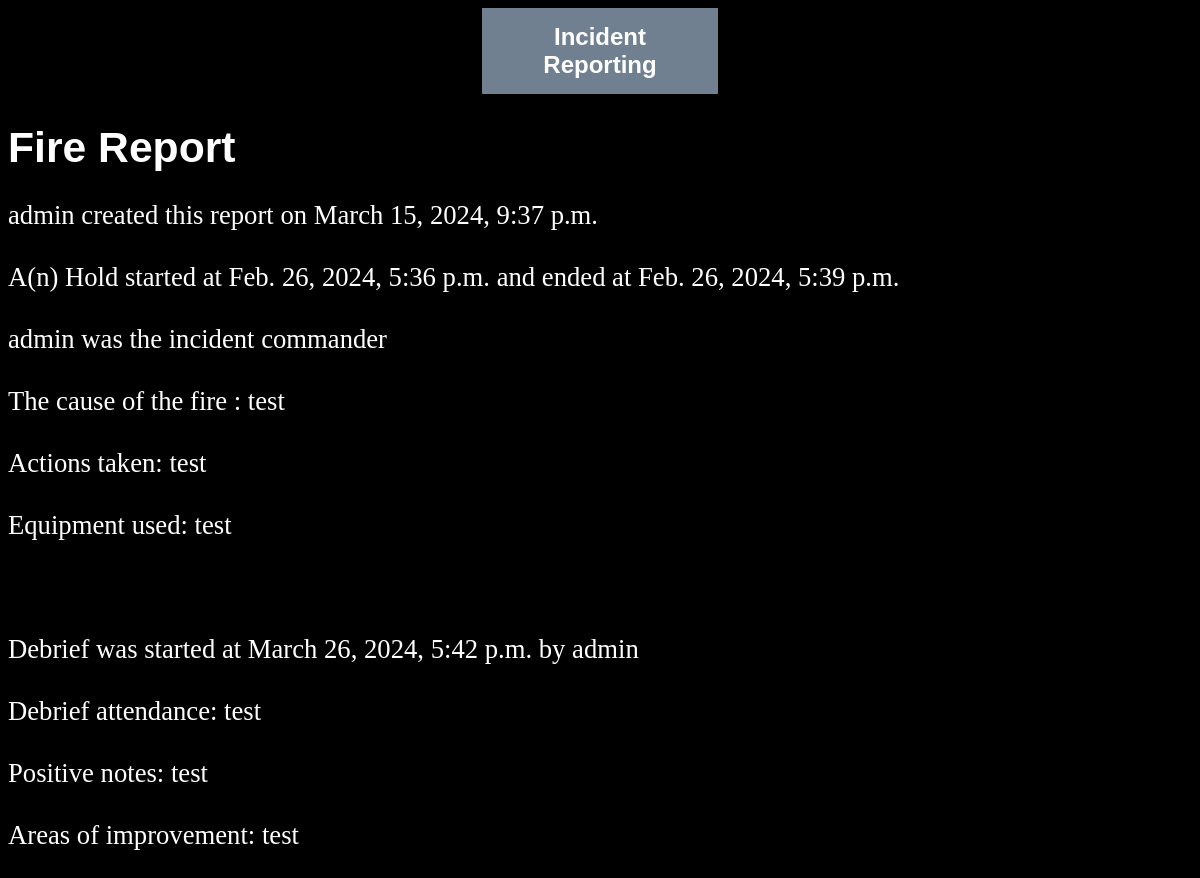
/Report/firereport_detail/1, run on the app's committed database.
### Report/models.py (models this page shows, shortened)
class FireReport(models.Model):
    user = models.ForeignKey(User, on_delete=models.SET_NULL, null=True, related_name='FireCreator')
    created = models.DateTimeField(auto_now_add=True)
    updated = models.DateTimeField(auto_now=True)
    date_and_time_of_incident_start = models.DateTimeField()
    date_and_time_of_incident_end = models.DateTimeField()
    incident_commander = models.ForeignKey(User, on_delete=models.SET_NULL, null=True, related_name='FireCommander')
    incident_type = models.ForeignKey(IncidentType, on_delete=models.SET_NULL, null=True)
    cause_of_incident = models.CharField(max_length=140)
    actions_taken = models.TextField()
    equipment_used = models.TextField()
    debrief_attendance = models.TextField()
    positive_notes = models.TextField()
    areas_of_improvement = models.TextField()
    debrief_commander = models.ForeignKey(User, on_delete=models.SET_NULL, null=True,related_name='FireDebriefCommander')
    debrief_date_time = models.DateTimeField()
    class Meta:
        ordering = ['-created']

class IncidentType(models.Model):
    type = models.CharField(max_length=100)
    description = models.CharField(max_length=140,blank=True, null=True)
    def __str__(self):
        return self.type

### Report/views.py (the view)
# urls.py: path('firereport_detail/<int:pk>',FireDetailView.as_view(),name='firereport_detail'),
class FireDetailView(DetailView):
    model = FireReport

### Report/templates/Report/firereport_detail.html
{% extends 'base.html' %}
{% block content %}
<h1>Fire Report</h1>
<p>
{{firereport.user}} created this report on {{firereport.created}}
<br>
<br>
A(n) {{firereport.incident_type}} started at {{firereport.date_and_time_of_incident_start}} and ended at {{firereport.date_and_time_of_incident_end}}
<br>
<br>
{{firereport.incident_commander}} was the incident commander
<br><br>
The cause of the fire : {{firereport.cause_of_incident}}
<br><br>
Actions taken: {{firereport.actions_taken}}
<br><br>
Equipment used: {{firereport.equipment_used}}
<br><br><br><br>
Debrief was started at {{firereport.debrief_date_time}} by {{firereport.debrief_commander}}
<br><br>
Debrief attendance: {{firereport.debrief_attendance}}
<br><br>
Positive notes: {{firereport.positive_notes}}
<br><br>
Areas of improvement: {{firereport.areas_of_improvement}}
</p>
{% endblock %}

### templates/base.html (style rules this page uses)
p { font-size: 20pt; }
body { background-color: black; color: white; }
h1 { font-family: Verdana, Geneva, Tahoma, sans-serif; font-size: 32pt; font-style: none; font-weight: none; }

### data on the page
FireReport: user "admin", created "March 15, 2024, 9:37 p.m.", incident_type "Hold", date_and_time_of_incident_start "Feb. 26, 2024, 5:36 p.m.", date_and_time_of_incident_end "Feb. 26, 2024, 5:39 p.m.", incident_commander "admin", cause_of_incident "test", actions_taken "test", equipment_used "test", debrief_date_time "March 26, 2024, 5:42 p.m.", debrief_commander "admin", debrief_attendance "test", positive_notes "test", areas_of_improvement "test"
